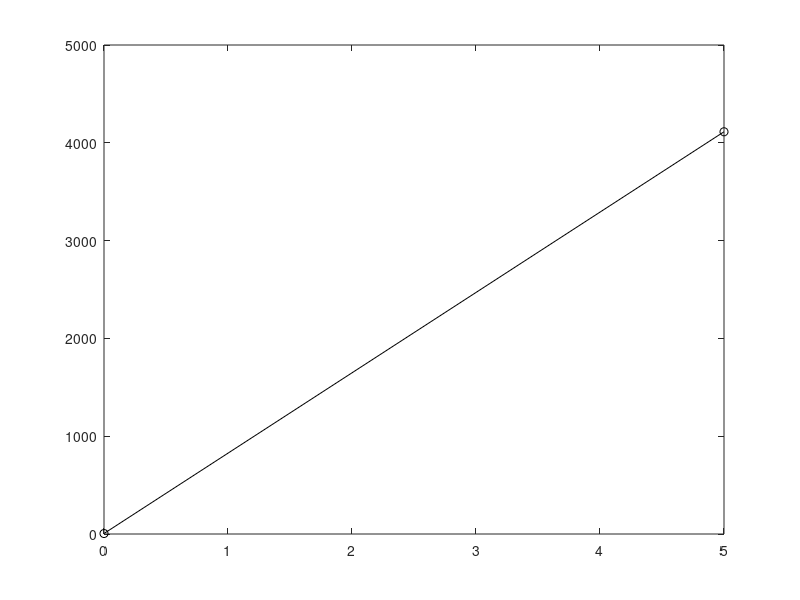

MATLAB code for this plot:
clear all;
clc;

t = 0;
tf = 0;
f = input('Enter the input frequency: ');
s = input('Enter the machine rating: ');
ang(1) = input('Enter the initial angle: ');
h = input('Enter the moment of inertia constant: ');
tfinal = input('Enter the end time: ');
tstep = input('Enter the time step: ');
tc = input('Enter the clearing time: ');
pm = input('Enter the power transfer: ');
pmaxbf = input('Enter the prefault power: ');
pmaxdf = input('Enter the power during fault: ');
pmaxaf = input('Enter the postfault power: ');

m = (s * h) / (180 * f);
delta = ang(1) * pi / 180;
i = 2;
ddelta = 0;

time(1) = 0;

while t < tfinal
    if t == tf
        paminus = pm - pmaxbf * sin(delta);
        paplus = pm - pmaxdf * sin(delta);
        paav = (paminus + paplus) / 2;
        pa = paav;
    end
    if (t == tc)
        paminus = pm - pmaxdf * sin(delta);
        paplus = pm - pmaxaf * sin(delta);
        paav = (paminus + paplus) / 2;
        pa = paav;
    end
    if (t > tf) && (t < tc)
        pa = pm - pmaxdf * sin(delta);
    end
    if (t > tc)
        pa = pm - pmaxaf * sin(delta);
    end
    
    t;
    ddelta = ddelta + (tstep * tstep * pa / m);
    delta = ((delta * 180 / pi) + ddelta) * (pi / 180);
    deltadeg = delta * 180 / pi;
    t = t + tstep;
    pause;
    time(i) = t;
    ang(i) = deltadeg;
    i = i + 1;
end

axis([0 0.6 0 180]);
plot(time, ang, 'ko-');

